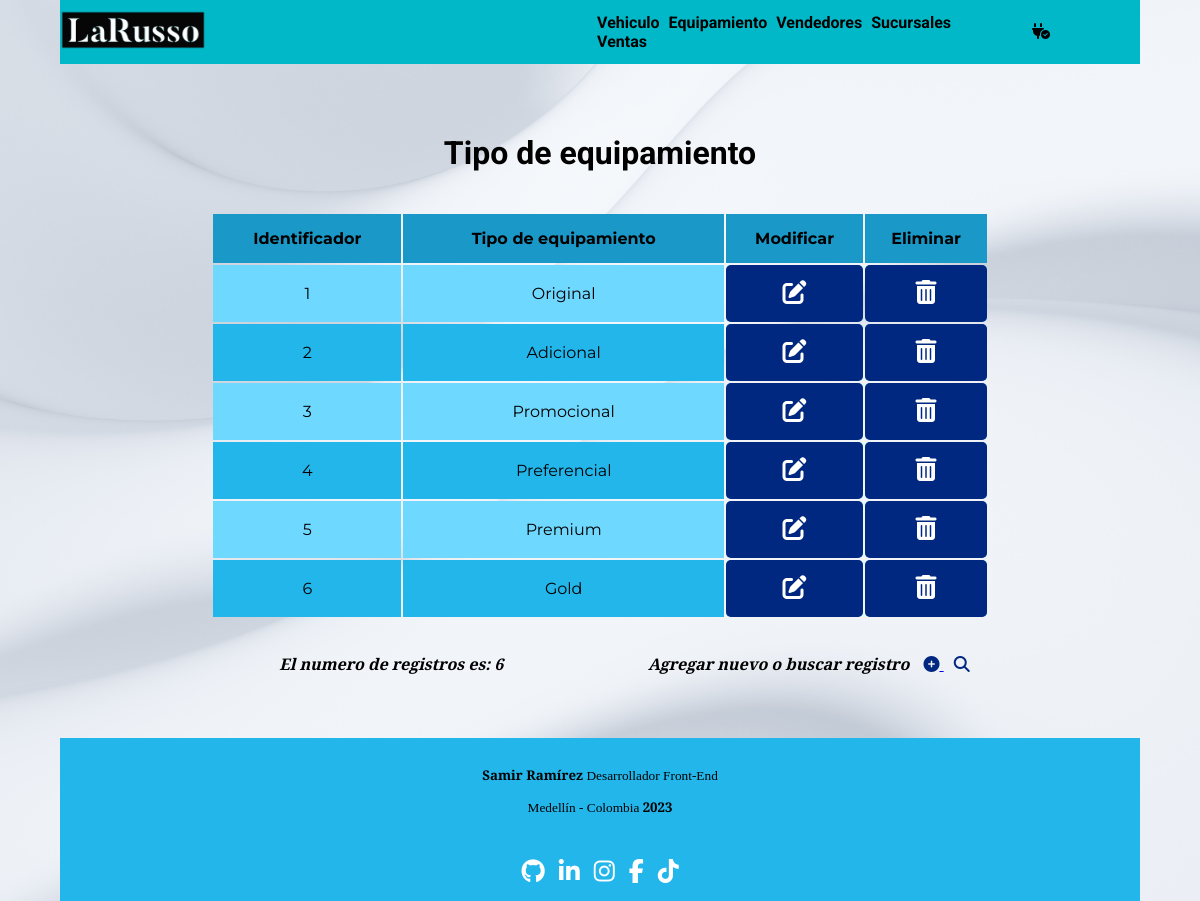
The app's page /equipamiento/crear/tipo/view.php, older data.
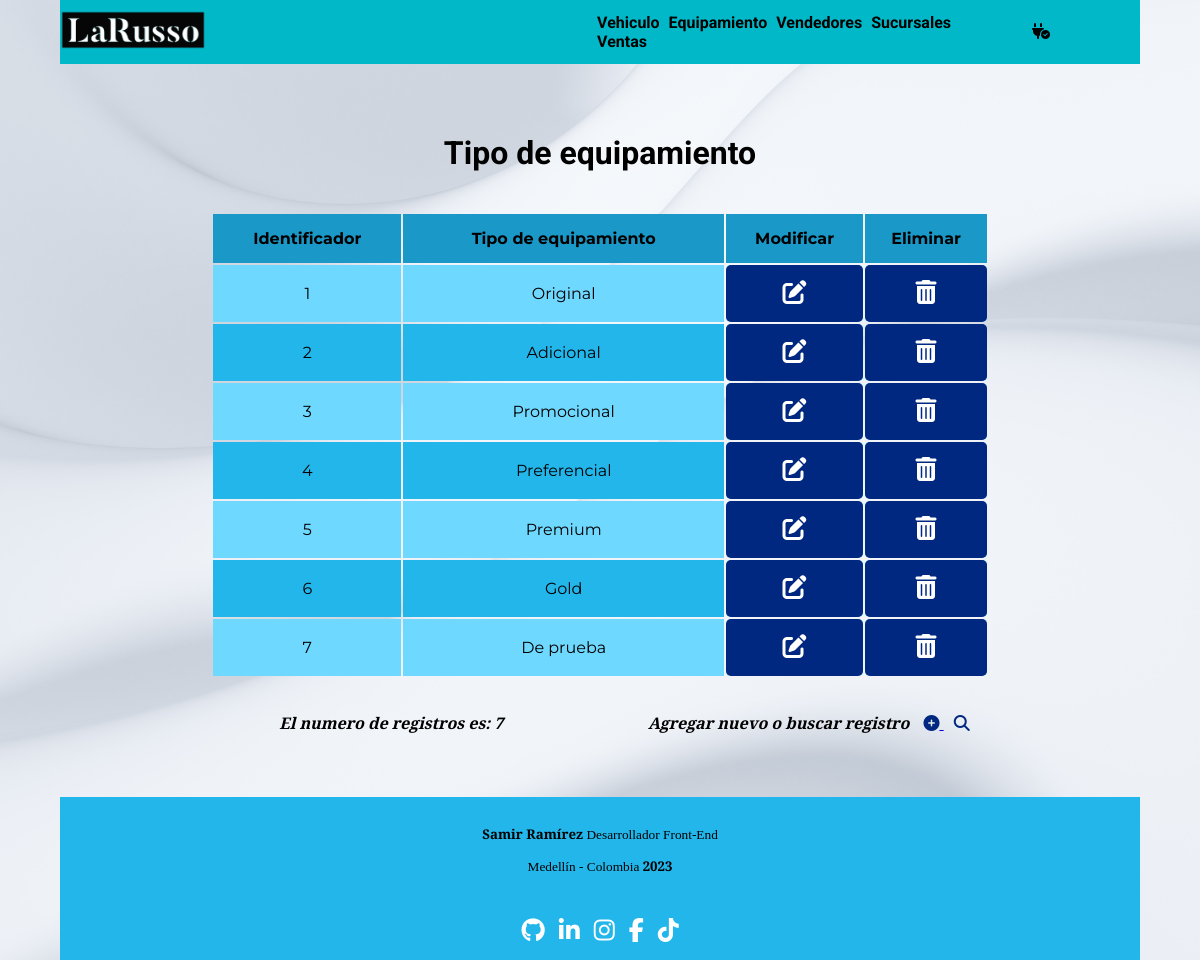
The same page, newer data.
### tables this page shows
CREATE TABLE `tipo_equipamiento` (
  `id_tipo_eq` int(8) NOT NULL,
  `nombre_tipo_eq` varchar(30) NOT NULL
);

### equipamiento/crear/tipo/fuction-view.php (the view)
<?php
    $consult= "SELECT * FROM tipo_equipamiento";
    if($result= mysqli_query($cnx, $consult)) {
        echo "<table class='list-tipo'>
        <tr class='row-table'>
            <th class='th-table'>Identificador</th>
            <th class='th-table'>Tipo de equipamiento</th>
            <th class='th-table'>Modificar</th>
            <th class='th-table'>Eliminar</th>
        </tr>";
        while($rows= mysqli_fetch_array($result)) {
            echo "<tr class='row-td-table'>
            <td class='td-table'>". $rows['id_tipo_eq'] ."</td>
            <td class='td-table'>". $rows['nombre_tipo_eq'] ."</td>
            <td class='td-table-btn'>
                <a class='td-btn-table' href='editar/index.php?ide=" .$rows['id_tipo_eq']. "'>
                    <i class='fa-solid fa-pen-to-square'></i>
                </a>
            </td>
            <td class='td-table-btn'>
                <a class='td-btn-table' href='eliminar/index.php?ide=" .$rows['nombre_tipo_eq']. "'>
                    <i class='fa-solid fa-trash-can'></i>
                </a>
            </td>
        </tr>";
        }
       echo "</table>";
       $controws= mysqli_num_rows($result);
       echo "<div class='cont-count-add'>
       <div class='count'>
           <h2 class='h2-count'>
               El numero de registros es: $controws
           </h2>
       </div>
       <div class='add'>
           <h2 class='h2-add'>
               Agregar nuevo o buscar registro <a href='crear/index.php' class='a-add'>
                   <i class='fa-solid fa-circle-plus'></i>
               </a>
               <a href='consultar/index.php' class= 'a-add'>
                    <i class='fa-solid fa-magnifying-glass'></i>
                </a>
           </h2>
       </div>
   </div>";
    }
?>

### equipamiento/crear/tipo/view.php (shortened to what this page needs)
<!DOCTYPE html>
<html lang="en">
<head>
    <link rel="stylesheet" href="../../../assents/css/reset.css">
    <link rel="stylesheet" href="../../../assents/css/equipamiento/tipos/view.css">
</head>
<body>
    <header>
        <nav>
            <div class="logo">
                <img class="logo-img" src="../../../assents/img/logo2.png" alt="">
            </div>
            <div class="menu">
                <a class="link" href="../vehiculos/index.php">Vehiculo</a>
                <a class="link" href="#">Equipamiento</a>
                <a class="link" href="../vendedores/index.php">Vendedores</a>
                <a class="link" href="../sucursales/index.php">Sucursales</a>
                <a class="link" href="../ventas/index.php">Ventas</a>
            </div>
            <div class="cnx">
                <?php
                    require ("../../../cnx.php");
                ?>
            </div>
        </nav>
    </header>
    <section class="sct-list-tipo">
        <div class="title">
            <h1 class="h1-title">
                Tipo de equipamiento
            </h1>
        </div>
        <div class="cont-table">
            <?php
                include ("fuction-view.php");
            ?>
        </div>
    </section>
    <footer>
        <div class="footer">
            <div class="dev">
                <p class="p-footer"><strong>Samir Ramírez</strong> Desarrollador Front-End</p>
                <p class="p-footer">Medellín - Colombia <strong>2023</strong></p>
            </div>
            <div class="networks">
                <a class="icon_link" href="https://github.com/SamirFront-End" target="github"><i class="fa-brands fa-github"></i></a>
                <a class="icon_link" href="https://www.linkedin.com/in/samir-ramirez-0254621a5/" target="linkedin"><i class="fa-brands fa-linkedin-in"></i></a>
                <a class="icon_link" href="https://instagram.com/miramirez1987" target="instagram"><i class="fa-brands fa-instagram"></i></a>
                <a class="icon_link" href="https://www.facebook.com/samiramirez1987" target="facebook"><i class="fa-brands fa-facebook-f"></i></a>
                <a class="icon_link" href="https://www.tiktok.com/@samdevfreelance" target="tiktok"><i class="fa-brands fa-tiktok"></i></a>
            </div>
        </div>
    </footer>
</body>
</html>

### cnx.php
<?php
    $host= "localhost";
    $db= "lag";
    $usr= "root";
    $psw= "";
    $cnx= mysqli_connect($host, $usr, $psw, $db);
    if($cnx){
        echo "<i class='fa-solid fa-plug-circle-check'></i>";
    } else {
        echo "<i class='fa-solid fa-plug-circle-xmark'></i>";
    }
?>

### assents/css/equipamiento/tipos/view.css (style rules this page uses)
body { background-image: url(../../../img/pattern.jpg); background-repeat: no-repeat; background-size: cover; }
header { width: 90%; margin: auto; background-color: var(--colorcuatro); }
nav { display: grid; grid-template-columns: 45% 45% 10%; align-items: center; }
.logo-img { width: 30%; }
.menu { width: 80%; margin: auto; }
.link { margin: 0 2.5px; text-decoration: none; font-family: var(--fuenteuno); font-weight: bolder; color: black; }
.sct-list-tipo { width: 90%; margin: auto; margin-top: 50px; margin-bottom: 50px; display: grid; grid-template-columns: 80%; justify-content: space-evenly; }
.title { margin-bottom: 20px; }
.h1-title { width: 60%; margin: 20px auto; text-align: center; font-family: var(--fuenteuno); font-size: xx-large; }
.list-tipo { width: 90%; margin: auto; }
.row-td-table:nth-child(even) { background-color: var(--clarouno); }
.row-td-table:nth-child(odd) { background-color: var(--coloruno); }
.th-table, .td-table { text-align: center; padding: 15px 0; font-family: var(--fuentedos); }
.td-table-btn { text-align: center; padding: 15px 0; background-color: var(--colortres); border-radius: 5px; }
.th-table { background-color: var(--oscurouno); }
.td-btn-table { font-size: x-large; color: white; }
.cont-count-add { width: 100%; margin-top: 20px; display: grid; grid-template-columns: 45% 45%; justify-content: space-evenly; }
.h2-count, .h2-add { text-align: center; font-family: var(--fuentetres); font-style: oblique; font-size: medium; }
.fa-circle-plus, .fa-magnifying-glass { color: var(--colortres); margin-left: 10px; }
footer { background-color: var(--coloruno); width: 90%; margin: auto; }
.footer { width: 90%; margin: auto; display: grid; justify-content:center; }
.dev, .networks { margin: 15px; text-align: center; }
.p-footer { font-family: var(--fuentetres); font-size: smaller; }
.icon_link { color: white; font-size: x-large; margin: 0 5px; }

Row changes from the older to the newer data that the page shows:
added tipo_equipamiento: id_tipo_eq "7", nombre_tipo_eq "De prueba"
Text that changed along with them:
$controws: "6" → "7"
